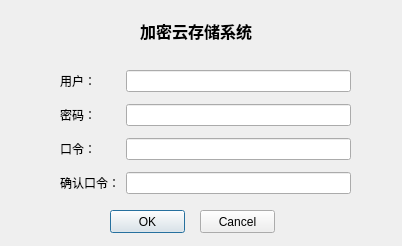
<?xml version="1.0" encoding="UTF-8"?>
<ui version="4.0">
 <class>Login</class>
 <widget class="QDialog" name="Login">
  <property name="geometry">
   <rect>
    <x>0</x>
    <y>0</y>
    <width>402</width>
    <height>246</height>
   </rect>
  </property>
  <property name="contextMenuPolicy">
   <enum>Qt::DefaultContextMenu</enum>
  </property>
  <property name="acceptDrops">
   <bool>false</bool>
  </property>
  <property name="windowTitle">
   <string>登录界面</string>
  </property>
  <property name="windowFilePath">
   <string/>
  </property>
  <property name="modal">
   <bool>false</bool>
  </property>
  <widget class="QLabel" name="label_3">
   <property name="geometry">
    <rect>
     <x>140</x>
     <y>20</y>
     <width>121</width>
     <height>21</height>
    </rect>
   </property>
   <property name="font">
    <font>
     <family>黑体</family>
     <pointsize>12</pointsize>
     <weight>75</weight>
     <bold>true</bold>
    </font>
   </property>
   <property name="text">
    <string>加密云存储系统</string>
   </property>
  </widget>
  <widget class="QWidget" name="formLayoutWidget">
   <property name="geometry">
    <rect>
     <x>60</x>
     <y>70</y>
     <width>291</width>
     <height>131</height>
    </rect>
   </property>
   <layout class="QFormLayout" name="formLayout">
    <property name="horizontalSpacing">
     <number>6</number>
    </property>
    <property name="verticalSpacing">
     <number>12</number>
    </property>
    <item row="0" column="0">
     <widget class="QLabel" name="label">
      <property name="text">
       <string>用户：</string>
      </property>
     </widget>
    </item>
    <item row="0" column="1">
     <widget class="QLineEdit" name="user">
      <property name="maxLength">
       <number>20</number>
      </property>
     </widget>
    </item>
    <item row="1" column="0">
     <widget class="QLabel" name="label_2">
      <property name="text">
       <string>密码：</string>
      </property>
     </widget>
    </item>
    <item row="1" column="1">
     <widget class="QLineEdit" name="pwd">
      <property name="enabled">
       <bool>true</bool>
      </property>
      <property name="autoFillBackground">
       <bool>false</bool>
      </property>
      <property name="inputMethodHints">
       <set>Qt::ImhHiddenText|Qt::ImhNoAutoUppercase|Qt::ImhNoPredictiveText|Qt::ImhSensitiveData</set>
      </property>
      <property name="maxLength">
       <number>20</number>
      </property>
      <property name="echoMode">
       <enum>QLineEdit::Password</enum>
      </property>
      <property name="clearButtonEnabled">
       <bool>false</bool>
      </property>
     </widget>
    </item>
    <item row="2" column="0">
     <widget class="QLabel" name="label_4">
      <property name="text">
       <string>口令：</string>
      </property>
     </widget>
    </item>
    <item row="2" column="1">
     <widget class="QLineEdit" name="key">
      <property name="maxLength">
       <number>20</number>
      </property>
      <property name="echoMode">
       <enum>QLineEdit::Password</enum>
      </property>
     </widget>
    </item>
    <item row="3" column="0">
     <widget class="QLabel" name="label_5">
      <property name="text">
       <string>确认口令：</string>
      </property>
     </widget>
    </item>
    <item row="3" column="1">
     <widget class="QLineEdit" name="confirmKey">
      <property name="maxLength">
       <number>20</number>
      </property>
      <property name="echoMode">
       <enum>QLineEdit::Password</enum>
      </property>
     </widget>
    </item>
   </layout>
  </widget>
  <widget class="QPushButton" name="cancelButton">
   <property name="geometry">
    <rect>
     <x>200</x>
     <y>210</y>
     <width>75</width>
     <height>23</height>
    </rect>
   </property>
   <property name="focusPolicy">
    <enum>Qt::NoFocus</enum>
   </property>
   <property name="text">
    <string>Cancel</string>
   </property>
  </widget>
  <widget class="QPushButton" name="okButton">
   <property name="geometry">
    <rect>
     <x>110</x>
     <y>210</y>
     <width>75</width>
     <height>23</height>
    </rect>
   </property>
   <property name="text">
    <string>OK</string>
   </property>
  </widget>
 </widget>
 <resources/>
 <connections>
  <connection>
   <sender>cancelButton</sender>
   <signal>clicked()</signal>
   <receiver>Login</receiver>
   <slot>close()</slot>
   <hints>
    <hint type="sourcelabel">
     <x>237</x>
     <y>221</y>
    </hint>
    <hint type="destinationlabel">
     <x>199</x>
     <y>121</y>
    </hint>
   </hints>
  </connection>
 </connections>
</ui>
